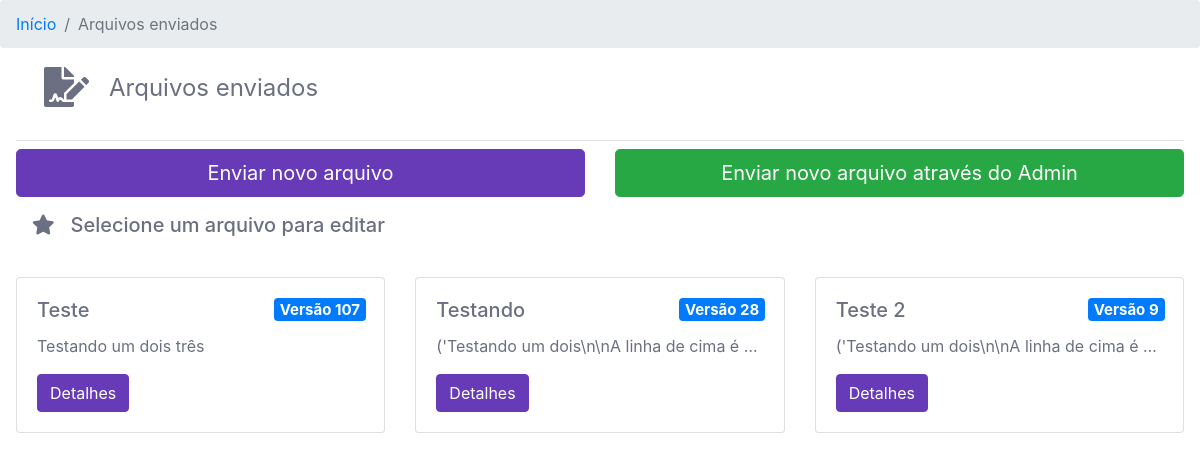
The page / on the database its author committed.
### desafio/models.py (models this page shows, shortened)
class ModelFormArquivo(models.Model):
    titulo = models.CharField('Título', max_length=50)
    arquivo = models.FileField('Arquivo', upload_to='arquivos/', blank=False, null=False)
    conteudo = models.TextField('Conteudo', blank=True, null=True)
    versao = models.IntegerField('Versao', default=1)
    class Meta:
        verbose_name = 'Arquivo'
        verbose_name_plural = 'Arquivos'
        ordering = ('id', 'titulo')

### desafio/views.py (the view)
# urls.py: path('', views.inicio, name='inicio'),
def inicio(request):
    arquivos = ModelFormArquivo.objects.all()
    return render(request, 'desafio/index.html', {'arquivos': arquivos})

### desafio/templates/desafio/index.html (shortened to what this page needs)
{% extends "base/index.html" %}
{% block breadcrumb %}
<nav aria-label="breadcrumb">
    <ol class="breadcrumb">
      <li class="breadcrumb-item"><a href="{% url 'desafio:inicio' %}">Início</a></li>
      <li class="breadcrumb-item active" aria-current="page">Arquivos enviados</li>
    </ol>
</nav>
{% endblock %}
{% block conteudo %}
<div class="container">
    <div class='shadow md-shadow-none rounded-lg h-100 overflow-hidden'>
        <div class='h-100 overflow-y-auto p-3'>
            <div class='p-2 d-flex border-bottom mb-2'>
                <h1 class='p-1 m-3 '><i class="fas fa-file-signature"></i></h1>
                <span class='font-weight-normal my-auto' style='font-size: 1.5rem;'>Arquivos enviados</span>
            </div>
            <div class="row">
                <div class="col s6">
                    <a href='{% url "desafio:enviar_arquivo" %}'
                    class="btn btn-primary btn-lg text-white btn-block">Enviar novo arquivo</a>
                </div>
                <div class="col s6">
                    <a href='http://127.0.0.1:9000/admin/desafio/modelformarquivo/add/' target='_blank'
                    class="btn btn-success btn-lg text-white btn-block">Enviar novo arquivo através do Admin</a>
                </div>
            </div>
            <h5 class='p-3 mb-3'> <i class="fas fa-star pr-3 pl-0 "></i>Selecione um arquivo para editar</h5>
            <div class="row">
                {% for arquivo in arquivos %}
                <div class="col-sm-4 pt-2">
                <div class="card">
                    <div class="card-body">
                      <h5 class="card-title text-truncate" style="width: 78%;">{{ arquivo.titulo }} <span class="badge badge-primary" style="position: absolute; right: 5%;">Versão {{ arquivo.versao }}</span></h5>
                      <p class="card-text text-truncate">{% if arquivo.conteudo %}{{ arquivo.conteudo }}{% else %}Adicionar conteúdo{% endif %}</p>
                      <a href="{% url 'desafio:arquivo' arquivo.id|safe %}" class="btn btn-primary">Detalhes</a>
                    </div>
                </div>
                </div>
                {% endfor %}
            </div>
        </div>
    </div>
</div>
{% endblock %}

### desafio_compiladores/static/css/all.css (style rules this page uses)
.fa, .fas, .far, .fal, .fab { -moz-osx-font-smoothing: grayscale; -webkit-font-smoothing: antialiased; display: inline-block; font-style: normal; font-variant: normal; text-rendering: auto; line-height: 1; }
.fa-file-signature:before { content: "\f573"; }
.fa-star:before { content: "\f005"; }
.fa, .fas { font-family: "Font Awesome 5 Free"; font-weight: 900; }

### desafio_compiladores/static/css/evotacao.css (style rules this page uses)
body { overflow: visible !important; }
.overflow-y-auto { overflow-y: auto !important; }
@media (min-width: 768px) { .container, .container-sm, .container-md { max-width: 860px; } }
@media only screen and (min-width: 992px) { .md-shadow-none { -webkit-box-shadow: none !important; box-shadow: none !important; border-radius: 0 !important; } }
@media only screen and (min-width: 992px) { .container { max-width: 100% !important; margin-top: 0 !important; padding: 0 !important; height: 100% !important; } }
body { height: 100vh; overflow: hidden; line-height: 1.5; color: #6b6f82; text-align: left; font-family: -apple-system, BlinkMacSystemFont, "Segoe UI", Roboto, "Helvetica Neue", Arial, "Noto Sans", sans-serif, "Apple Color Emoji", "Segoe UI Emoji", "Segoe UI Symbol", "Noto Color Emoji"; }
* { box-sizing: border-box; }
*::before, *::after { box-sizing: border-box; }
.breadcrumb { position: inherit; margin-bottom: -28px !important; }

### rows shown on the page
ModelFormArquivo: titulo "Teste", versao "107", conteudo "Testando um dois três"
ModelFormArquivo: titulo "Testando", versao "28", conteudo "('Testando um dois\\n\\nA linha de cima é…"
ModelFormArquivo: titulo "Teste 2", versao "9", conteudo "('Testando um dois\\n\\nA linha de cima é…"
